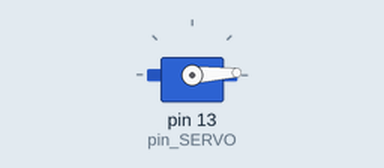
The sketch below on a simulated Arduino Uno, built with avr-gcc and run on an emulated ATmega328P. On the bench: servo.

Above: at 0.05 s.
At 1.3 s:
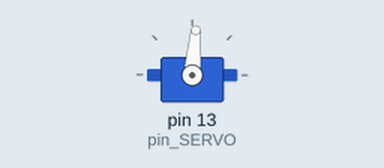
At 2.6 s:
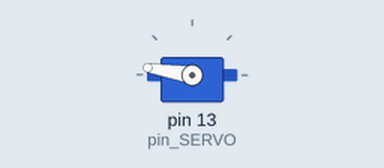
At 5.2 s:
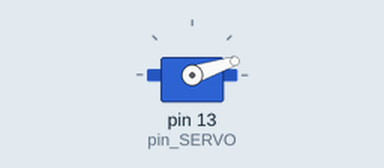
Timing chart, 0 to 7.1 s (numbered marks = the images above):
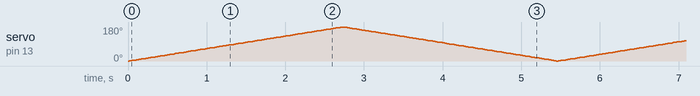

The sketch:

Misson_8_1.ino
```cpp
#include<Servo.h>

int pin_SERVO = 13;

Servo SERVO;

void setup() {
  // put your setup code here, to run once:
 SERVO.attach(pin_SERVO);
}

void loop() {
  // put your main code here, to run repeatedly:
 int16_t pos;
 for(pos=0; pos<=180;pos++)
 {
  SERVO.write(pos);
  delay(15);
 }
 for(pos=180;pos>=0;pos--)
 {
  SERVO.write(pos);
  delay(15);
 }
}
```
